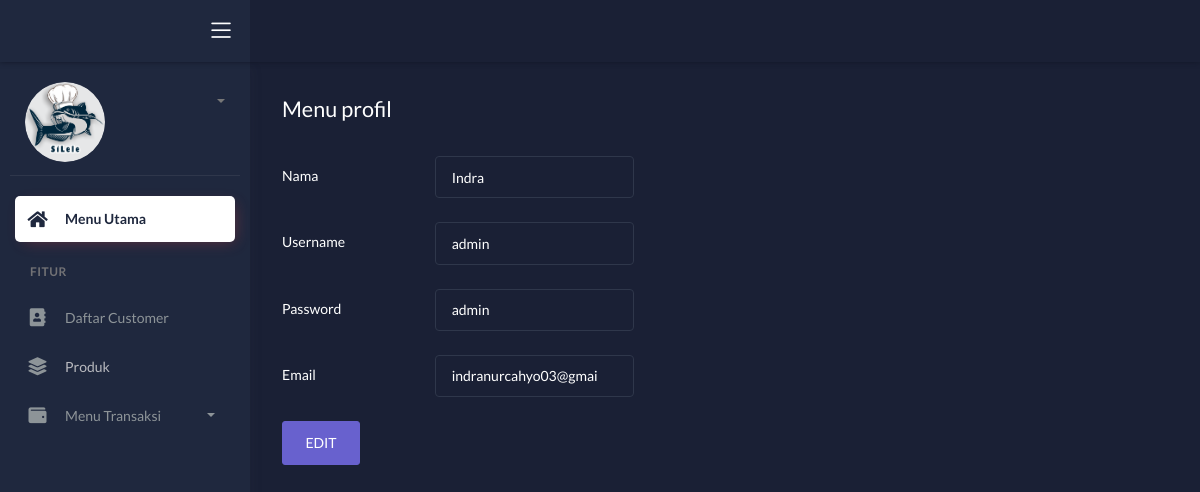
The page /admin/profil.php on the database its author committed.
### tables this page shows
CREATE TABLE `user` (
  `id_user` int(11) NOT NULL,
  `username` varchar(20) NOT NULL,
  `password` varchar(20) NOT NULL,
  `nama` varchar(20) NOT NULL,
  `email` varchar(20) NOT NULL,
  `level` varchar(15) NOT NULL
);

### admin/profil.php (the view, shortened to what this page needs)
<?php
include '../koneksi.php';
?>
<!DOCTYPE html>
<html lang="en">
<head>
	<link rel="stylesheet" href="../assets/css/bootstrap.min.css">
	<link rel="stylesheet" href="../assets/css/atlantis.min.css">
	<link rel="stylesheet" href="../assets/css/demo.css">
</head>
<body data-background-color="dark">
	<div class="wrapper">
		<div class="main-header">
			<div class="logo-header" data-background-color="dark2">
				<div class="nav-toggle">
					<button class="btn btn-toggle toggle-sidebar">
						<i class="icon-menu"></i>
					</button>
				</div>
			</div>
			<nav class="navbar navbar-header navbar-expand-lg" data-background-color="dark">
			</nav>
		</div>
		<div class="sidebar sidebar-style-2" data-background-color="dark2">
			<div class="sidebar-wrapper scrollbar scrollbar-inner">
				<div class="sidebar-content">
					<div class="user">
						<div class="avatar-sm float-left mr-2 avatar-xl">
							<img src="../assets/img/silele.png" alt="..." class="avatar-img rounded-circle">
						</div>
						<div class="info">
							<a data-toggle="collapse" href="#collapseExample" aria-expanded="true">
								<span>
									<p>&nbsp</p>
									<span class="caret "><p></p></span>
								</span>
							</a>
							<div class="clearfix"></div>
						</div>
					</div>
					<ul class="nav nav-danger">
						<li class="nav-item active">
							<a href="index.php">
								<i class="fas fa-home"></i>
								<p>Menu Utama</p>
							</a>
						</li>
						<li class="nav-section">
							<h4 class="text-section">Fitur</h4>
						</li>
						<li class="nav-item">
							<a href="datacustomer.php">
								<i class="fas fa-address-book"></i>
								<p>Daftar Customer</p>
							</a>
						</li>
						<li class="nav-item">
							<a href="produk/produk.php">
								<i class="fas fa-layer-group"></i>
								<span class="sub-item">Produk</span>
							</a>
						</li>
						<li class="nav-item">
							<a data-toggle="collapse" href="#submenu">
								<i class="fas fa-wallet"></i>
								<p>Menu Transaksi</p>
								<span class="caret"></span>
							</a>
						</li>
					</ul>
				</div>
			</div>
		</div>
		<div class="main-panel">
			<div class="content">
				<div class="page-inner">
					<div class="mt-2 mb-4">
						<h2 class="text-white pb-2">Menu profil</h2>
					</div>
					<div class="row">
                <div class="col-md-12">
                    <div class="panel panel-default">
                        <div class="panel-body">
                            <div class="table-responsive">
                                    	<?php
                                    		$sql = $koneksi->query ("SELECT * FROM user WHERE level='admin' ORDER BY id_user");
                                    		while ($data=$sql -> fetch_assoc()) {
                                    	?>
								<div class="mb-4 row">
    								<label for="inputPassword" class="col-sm-2 col-form-label">Nama</label>
    								<div class="col-sm-3">
      									<input type="text" class="form-control" value="<?php echo $data['nama'];?>" >
    								</div>
											</div>
											<div class="mb-4 row">
    								<label for="inputPassword" class="col-sm-2 col-form-label">Username</label>
    								<div class="col-sm-3">
      									<input type="text" class="form-control" value="<?php echo $data['username'];?>">
    								</div>
											</div>
											<div class="mb-4 row">
    								<label for="inputPassword" class="col-sm-2 col-form-label">Password</label>
    								<div class="col-sm-3">
      									<input type="text" class="form-control" value="<?php echo $data['password'];?>">
    								</div>
											</div>
											<div class="mb-4 row">
    								<label for="inputPassword" class="col-sm-2 col-form-label">Email</label>
    								<div class="col-sm-3">
      									<input type="text" class="form-control" value="<?php echo $data['email'];?>">
    								</div>
											</div>
								<a href="edit_profil.php?id_user=<?php echo $data['id_user']; ?>" class="btn btn-secondary">EDIT</a>																																																																																<?php  } ?>
				</div>
			</div>
		</div>
		<div id="wrapper">
			<div id="page-inner">
				<div class="row">
					<div class="col-md-12">
					</div>
				</div>
			</div>
		</div>
	</div>
</body>
</html>

### rows shown on the page
user: nama "Indra", username "admin", password "admin", email "indranurcahyo03@gmai"
